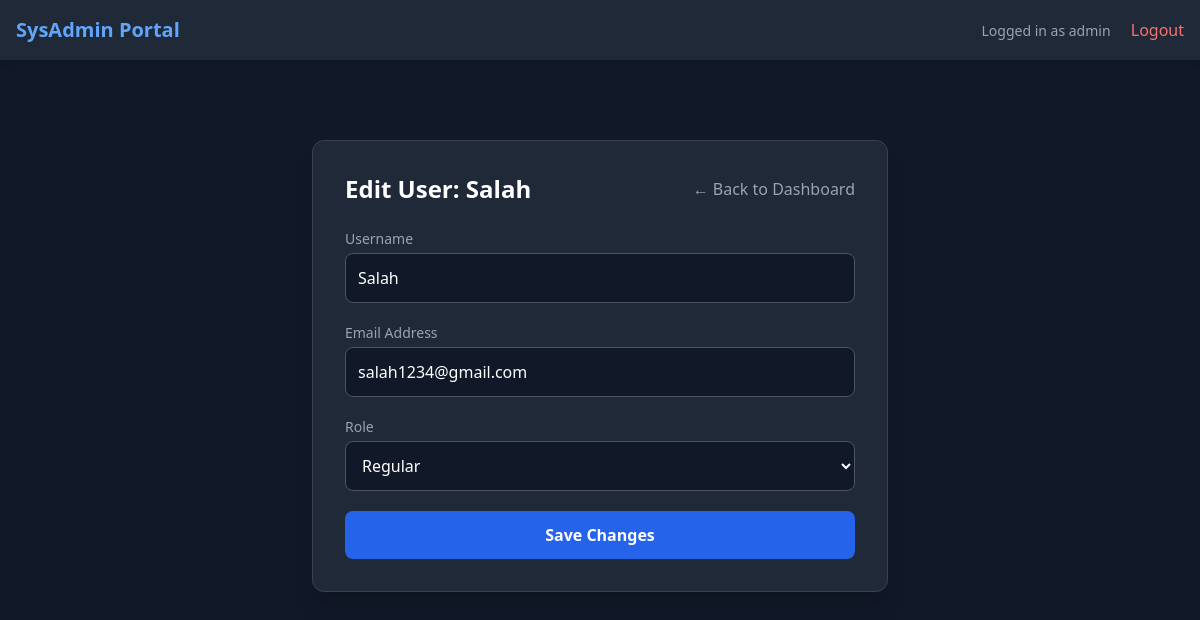
/admin/user/3/edit (signed in), run on the app's committed database.
### app.py (models this page shows)
class User(UserMixin, db.Model):
    id = db.Column(db.Integer, primary_key=True)
    username = db.Column(db.String(80), unique=True, nullable=False)
    email = db.Column(db.String(120), unique=True, nullable=False)
    password_hash = db.Column(db.String(256))
    role = db.Column(db.String(20), default='regular')
    is_active = db.Column(db.Boolean, default=True)

### app.py (the view, shortened to what this page needs)
@app.route('/admin/user/<int:id>/edit', methods=['GET', 'POST'])
@login_required
def admin_edit_user(id):
    if current_user.role != 'admin': abort(403)
    user = User.query.get_or_404(id)
    return render_template('admin_edit_user.html', user=user)

### app.py (called while the page is built)
@login_manager.user_loader
def load_user(user_id):
    return User.query.get(int(user_id))

### templates/admin_edit_user.html (shortened to what this page needs)
{% extends 'index.html' %}
{% block content %}
<div class="max-w-xl mx-auto bg-gray-800 p-8 rounded-xl border border-gray-700 shadow-xl mt-10">
    <div class="flex justify-between items-center mb-6">
        <h2 class="text-2xl font-bold text-white">Edit User: {{ user.username }}</h2>
        <a href="{{ url_for('admin_dashboard') }}" class="text-gray-400 hover:text-white">← Back to Dashboard</a>
    </div>
    <form method="POST" class="space-y-5">
        <div>
            <label class="block text-sm font-medium text-gray-400 mb-1">Username</label>
            <input type="text" name="username" value="{{ user.username }}" required class="w-full p-3 bg-gray-900 rounded-lg border border-gray-600 focus:border-blue-500 text-white">
        </div>
        <div>
            <label class="block text-sm font-medium text-gray-400 mb-1">Email Address</label>
            <input type="email" name="email" value="{{ user.email }}" required class="w-full p-3 bg-gray-900 rounded-lg border border-gray-600 focus:border-blue-500 text-white">
        </div>
        <div>
            <label class="block text-sm font-medium text-gray-400 mb-1">Role</label>
            <select name="role" class="w-full p-3 bg-gray-900 rounded-lg border border-gray-600 focus:border-blue-500 text-white">
                <option value="regular" {% if user.role == 'regular' %}selected{% endif %}>Regular</option>
            </select>
        </div>
        <button type="submit" class="w-full bg-blue-600 text-white p-3 rounded-lg font-semibold hover:bg-blue-500 transition-colors mt-4">
            Save Changes
        </button>
    </form>
</div>
{% endblock %}

### templates/index.html (shortened to what this page needs)
<!DOCTYPE html>
<html class="h-full bg-gray-900 text-white">
<head>
    <script src="https://cdn.tailwindcss.com"></script>
</head>
<body class="h-full flex flex-col">
    <nav class="bg-gray-800 p-4 shadow-md flex justify-between items-center">
        <h1 class="text-xl font-bold text-blue-400">SysAdmin Portal</h1>
        <div>
            {% if current_user.is_authenticated %}
                <span class="mr-4 text-sm text-gray-400">Logged in as {{ current_user.username }}</span>
                <a href="{{ url_for('logout') }}" class="text-red-400 hover:text-red-300">Logout</a>
            {% else %}
                <a href="{{ url_for('login') }}" class="mr-4 text-blue-400">Login</a>
                <a href="{{ url_for('register') }}" class="text-blue-400">Register</a>
            {% endif %}
        </div>
    </nav>
    <main class="flex-grow p-10">
        {% block content %}{% endblock %}
    </main>
</body>
</html>

### data on the page
User: username "admin"
User: username "Salah", email "salah1234@gmail.com", role "Regular"
